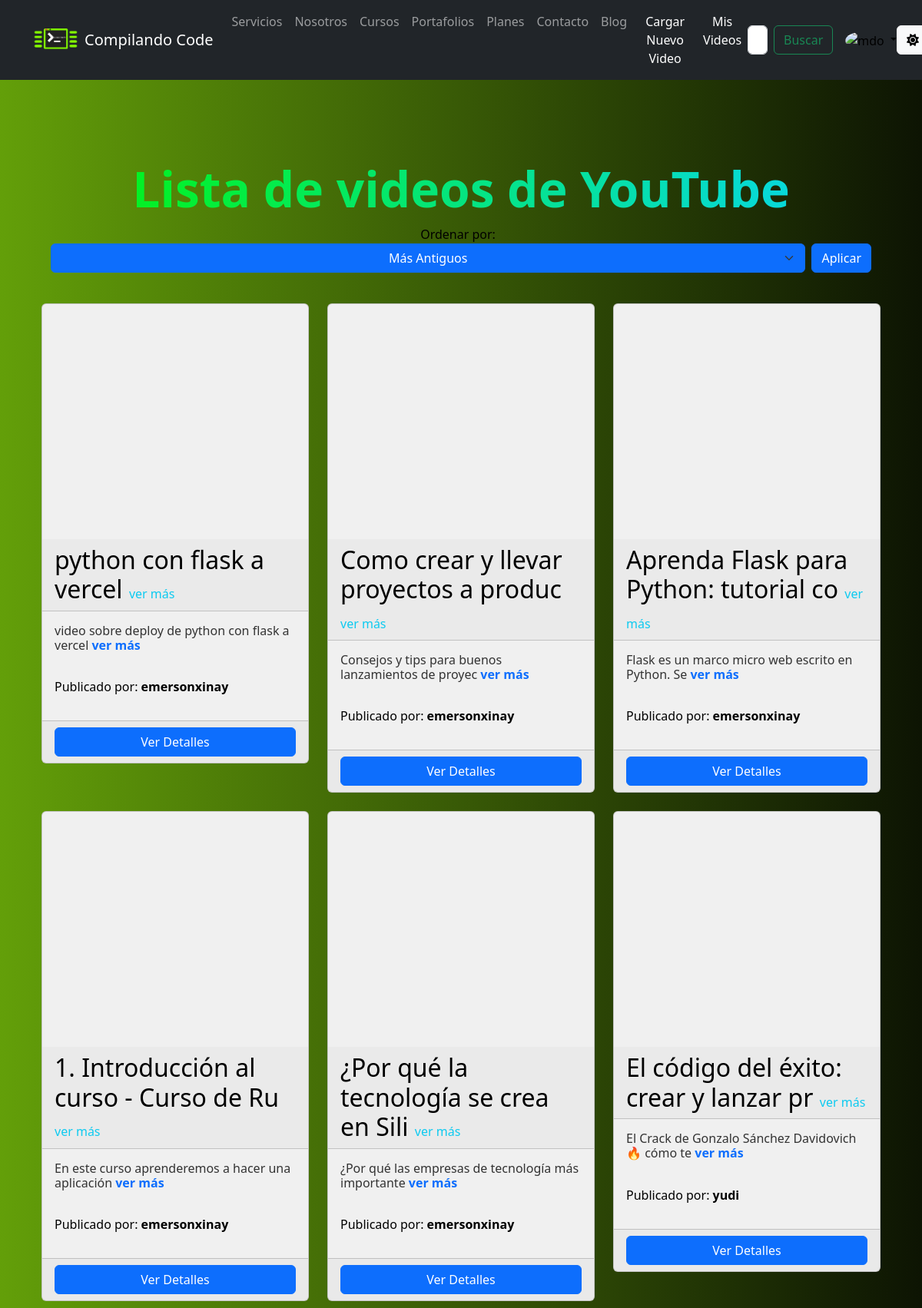
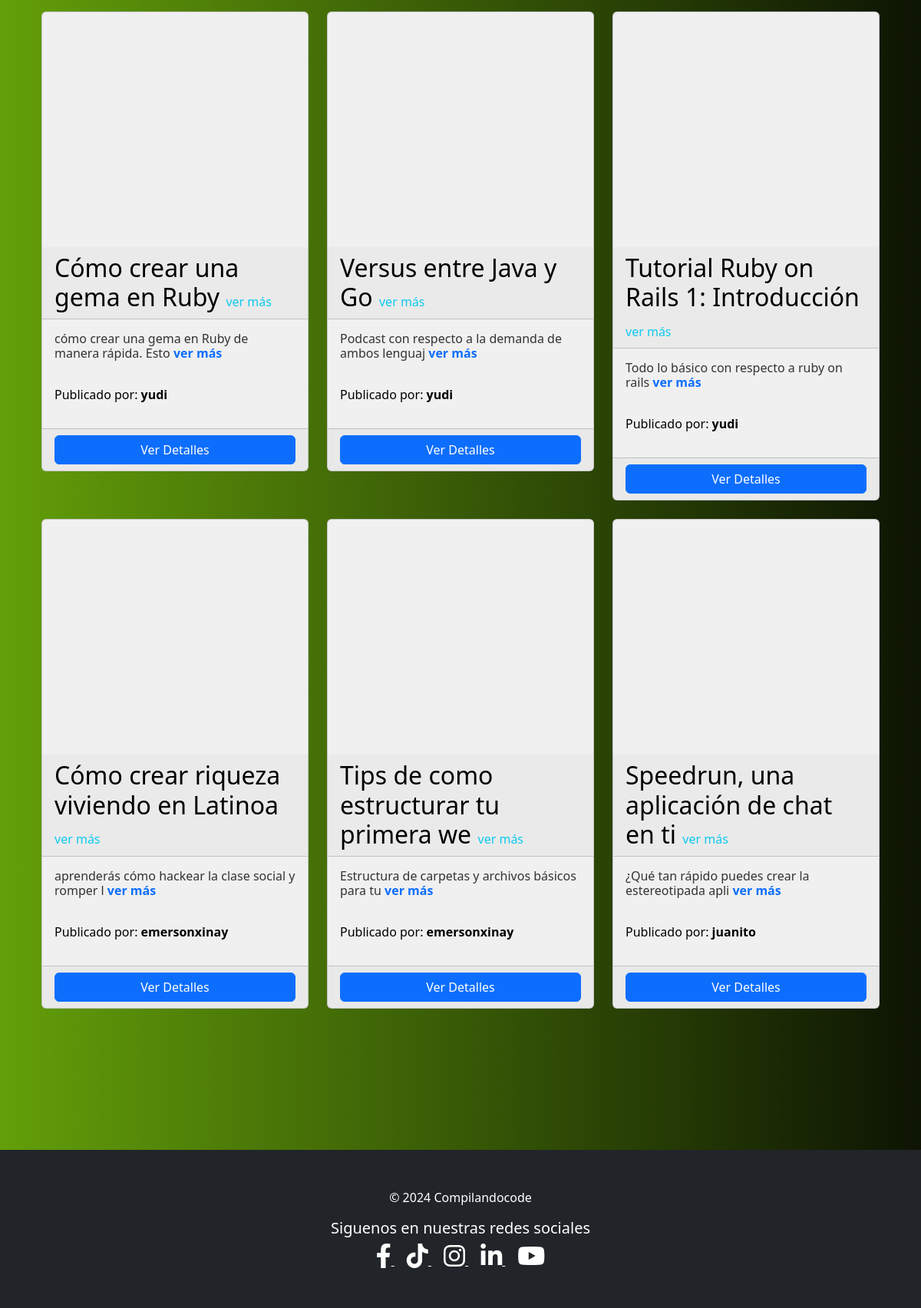
The app's page /index (signed in) with its own data (2 pictures, top to bottom).
### app.py (models this page shows, shortened)
class Video(db.Model):
    id = db.Column(db.Integer, primary_key=True)
    title = db.Column(db.String(255), nullable=False)
    description = db.Column(db.Text, nullable=True)
    youtube_url = db.Column(db.String(255), nullable=False)
    video_id = db.Column(db.String(255), nullable=False)
    fecha_creacion = db.Column(db.DateTime, default=datetime.utcnow)
    fecha_actualizacion = db.Column(
        db.DateTime, default=datetime.utcnow, onupdate=datetime.utcnow)
    user_id = db.Column(db.Integer, db.ForeignKey('user.id'), nullable=False)

class User(db.Model, UserMixin):
    id = db.Column(db.Integer, primary_key=True)
    username = db.Column(db.String(80), unique=True, nullable=False)
    password_hash = db.Column(db.String(120), nullable=False)
    profile_picture = db.Column(db.String(255), nullable=True)
    name = db.Column(db.String(255), nullable=True)
    description = db.Column(db.Text, nullable=True)
    videos = db.relationship('Video', backref='user', lazy=True)

### app.py (the view)
@app.route('/index')
def index():
    title = "Compilandocode"
    orden = request.args.get('orden', 'desc')
    if orden == 'asc':
        videos = Video.query.order_by(Video.id.asc()).all()
    else:
        videos = Video.query.order_by(Video.id.desc()).all()
    return render_template('index.html', videos=videos, embed_youtube_url=embed_youtube_url, title=title)

### app.py (called while the page is built)
def embed_youtube_url(youtube_url):
    if "youtube.com" in youtube_url:
        matches = re.search(
            r"(?:https?:\/\/)?(?:www\.)?youtu(?:\.be|be\.com)\/(?:watch\?v=)?([^\s&]+)", youtube_url)
        if matches:
            return f"https://www.youtube.com/embed/{matches.group(1)}"
    elif "youtu.be" in youtube_url:
        video_id = youtube_url.split("/")[-1]
        return f"https://www.youtube.com/embed/{video_id}"
    return None

@app.context_processor
def inject_now():
    return {'current_date': datetime.now()}

@login_manager.user_loader
def load_user(user_id):
    return User.query.get(int(user_id))

### templates/index.html (shortened to what this page needs)
{% extends "base.html" %} {% block principal %}
<div class="container mb-5 mt-5 py-0">
  <div class=" text-center">
    <h1 class="gradient-text">Lista de videos de YouTube</h1>
  </div>
  <div class="row mb-4 text-center ">
    <div class="  text-center">
      <form class="mb-3">
        <div class="d-flex justify-content-center align-items-center">
          <div class="col mx-2">
            <label for="ordenSelect" class="me-2">Ordenar por:</label>
            <div class="d-flex">
              <select
                id="ordenSelect"
                class="form-select btn btn-primary mx-1 d-block  "
                name="orden"
              >
                <option value="asc" class="btn btn-success">
                  Más Antiguos
                </option>
              </select>
              <button type="submit" class="btn btn-primary  mx-1 d-block ">
                Aplicar
              </button>
            </div>
          </div>
        </div>
      </form>
    </div>
  </div>
  <div class="row">
    {% for video in videos %}
    <div class="col-md-4">
      <div class="card mb-4">
        <div class="embed-responsive embed-responsive-16by9">
          <iframe
            class="embed-responsive-item"
            src="{{ embed_youtube_url(video.youtube_url) }}"
            frameborder="0"
            width="100%"
            height="300px"
            allowfullscreen
          ></iframe>
        </div>
        <h2 class="card-header title">
          {{ video.title[:38] }}
          <strong class="text-info">
            <a href="/video/{{ video.id }}" class="text-decoration-none h6"
              >ver más</a
            >
          </strong>
        </h2>
        <div class="card-body">
          <p class="card-text h6 description">
            {{ video.description[:50] }}
            <strong class="text-info">
              <a href="/video/{{ video.id }}" class="text-decoration-none"
                >ver más</a
              >
            </strong>
          </p>
          <br />
          <p class="title">
            Publicado por: <strong class=""> {{ video.user.username }} </strong>
          </p>
        </div>
        <div class="card-footer">
          <a
            href="/video/{{ video.id }}"
            class="btn btn-primary d-block mx-auto"
            >Ver Detalles</a
          >
        </div>
      </div>
    </div>
    {% endfor %}
  </div>
</div>
{% endblock %}

### templates/base.html (shortened to what this page needs)
<!DOCTYPE html>
<html lang="en">
  <head>
    <link
      rel="stylesheet"
      href="https://cdnjs.cloudflare.com/ajax/libs/font-awesome/6.2.0/css/all.min.css"
    />
    <link
      rel="stylesheet"
      href="{{url_for('static', filename='css/textos.css')}}"
    />
    <link
      rel="stylesheet"
      href="{{url_for('static', filename='css/style.css')}}"
    />
    <link
      href="https://cdn.jsdelivr.net/npm/bootstrap@5.3.2/dist/css/bootstrap.min.css"
      rel="stylesheet"
    />
  </head>
  <body>
    <div class="container-fluid bg-dark">{% include "shared/nav.html" %}</div>
    <main class="container servicios">
      <div class="principal py-0">{% block principal %}{% endblock %}</div>
    </main>
    <footer class="footer container-fluid bg-dark mt-5">
      {% include "shared/footer.html" %}
    </footer>
  </body>
</html>

### templates/shared/nav.html (shortened to what this page needs)
<nav class="navbar navbar-expand-md navbar-dark bg-dark fixed-top">
  <div class="container">
    <a
      class="navbar-brand d-flex align-items-center"
      href="{{ url_for('inicio') }}"
    >
      <img
        src="../../static/img/compilando-oficial-transparente.svg"
        class="nav-img"
        alt="logo compilandocode"
      />
      <span class="ms-2 d-none d-sm-inline">Compilando Code</span>
    </a>
    <div class="collapse navbar-collapse" id="navbarCollapse">
      <ul class="navbar-nav me-auto mb-2 mb-md-0">
        <li class="nav-item">
          <a class="nav-link" href="{{url_for('servicios')}}">Servicios</a>
        </li>
        <li class="nav-item">
          <a class="nav-link" href="{{url_for('nosotros')}}">Nosotros</a>
        </li>
        <li class="nav-item">
          <a class="nav-link" href="{{url_for('cursos')}}">Cursos</a>
        </li>
        <li class="nav-item">
          <a class="nav-link" href="{{url_for('portafolios')}}">Portafolios</a>
        </li>
        <li class="nav-item">
          <a class="nav-link" href="{{url_for('planes')}}">Planes</a>
        </li>
        <li class="nav-item">
          <a class="nav-link" href="{{url_for('contacto')}}">Contacto</a>
        </li>
        <li class="nav-item">
          <a class="nav-link" href="{{url_for('blog')}}">Blog</a>
        </li>
        {% if current_user.is_authenticated %}
        <li class="nav-item">
          <a
            class="nav-link btn btn-info text-white ms-md-2"
            href="{{ url_for('upload_video') }}"
            >Cargar Nuevo Video</a
          >
        </li>
        <li class="nav-item">
          <a
            class="nav-link btn btn-primary text-white ms-md-2"
            href="{{ url_for('mis_videos') }}"
            >Mis Videos</a
          >
        </li>
        {% endif %}
      </ul>
      <form
        class="d-flex ms-auto"
        role="search"
        action="{{ url_for('search') }}"
        method="GET"
      >
        <input
          class="form-control me-2"
          type="search"
          name="query"
          placeholder="Buscar..."
          aria-label="Search"
        />
        <button class="btn btn-outline-success" type="submit">Buscar</button>
      </form>
      {% if current_user.is_authenticated %}
      <div class="dropdown ms-3">
        <a
          href="#"
          class="d-block link-body-emphasis text-decoration-none dropdown-toggle"
          data-bs-toggle="dropdown"
          aria-expanded="false"
        >
          <img
            src="https://avatars.githubusercontent.com/u/51926375?v=4"
            alt="mdo"
            width="32"
            height="32"
            class="rounded-circle"
          />
        </a>
      </div>
      {% endif %}
    </div>
    <button id="toggle-mode" class="btn btn-light ms-3">
      <i class="fas fa-sun"></i>
    </button>
  </div>
</nav>

### templates/shared/footer.html
<footer class="container py-3 my-4">
  <p class="text-center  text-white">
    © {{ current_date.year }} Compilandocode
  </p>
  <div class="row">
    <div class="col">
      <h5>Siguenos en nuestras redes sociales</h5>
      <a
        href="https://facebook.com/compilandocode"
        target="_blank"
        class="text-white mx-2"
      >
        <i class="fab fa-facebook-f fa-2x"></i>
      </a>
      <a
        href="https://tiktok.com/@compilandocode"
        target="_blank"
        class="text-white mx-2"
      >
        <i class="fab fa-tiktok fa-2x"></i>
      </a>
      <a
        href="https://instagram.com/compilandocode"
        target="_blank"
        class="text-white mx-2 "
      >
        <i class="fab fa-instagram fa-2x"></i>
      </a>
      <a
        href="https://www.linkedin.com/company/compilandocode/"
        target="_blank"
        class="text-white mx-2"
      >
        <i class="fab fa-linkedin-in fa-2x"></i>
      </a>
      <a
        href="https://www.youtube.com/@compilandocode"
        target="_blank"
        class="text-white mx-2"
      >
        <i class="fab fa-youtube fa-2x"></i>
      </a>
    </div>
  </div>
</footer>

### static/css/textos.css (style rules this page uses)
.gradient-text { font-size: 4em; font-weight: bold; color: white; background: linear-gradient(90deg, #02f50b, #08d5f4, #0502c1); background-size: 200% 200%; background-clip: text; -webkit-background-clip: text; color: transparent; animation: gradientAnimation 2s infinite; }

### static/css/style.css (style rules this page uses)
body { position: relative; min-height: 100vh; margin: 0; padding: 0; }
main { margin-top: 6em; padding: 4em; }
.footer { position: relative; bottom: 0; background-color: #333; color: #fff; text-align: center; padding: 10px 0; }
.day-mode { background: linear-gradient(to right, #639F09, #0D1403); color: #000; }
.day-mode .title { color: #000; }
.day-mode .description { color: #333; }
.day-mode .card { background-color: #f0f0f0; }
.nav-img { width: 3em; }

### records on screen
Video: title "python con flask a vercel", description "video sobre deploy de python con flask a vercel", user.username "emersonxinay"
Video: title "Como crear y llevar proyectos a produc", description "Consejos y tips para buenos lanzamientos de proyec", user.username "emersonxinay"
Video: title "Aprenda Flask para Python: tutorial co", description "Flask es un marco micro web escrito en Python. Se", user.username "emersonxinay"
Video: title "1. Introducción al curso - Curso de Ru", description "En este curso aprenderemos a hacer una aplicación", user.username "emersonxinay"
Video: title "¿Por qué la tecnología se crea en Sili", description "¿Por qué las empresas de tecnología más importante", user.username "emersonxinay"
Video: title "El código del éxito: crear y lanzar pr", description "El Crack de Gonzalo Sánchez Davidovich 🔥 cómo te", user.username "yudi"
Video: title "Cómo crear una gema en Ruby", description "cómo crear una gema en Ruby de manera rápida. Esto", user.username "yudi"
Video: title "Versus entre Java y Go", description "Podcast con respecto a la demanda de ambos lenguaj", user.username "yudi"
Video: title "Tutorial Ruby on Rails 1: Introducción", description "Todo lo básico con respecto a ruby on rails", user.username "yudi"
Video: title "Cómo crear riqueza viviendo en Latinoa", description "aprenderás cómo hackear la clase social y romper l", user.username "emersonxinay"
Video: title "Tips de como estructurar tu primera we", description "Estructura de carpetas y archivos básicos para tu", user.username "emersonxinay"
Video: title "Speedrun, una aplicación de chat en ti", description "¿Qué tan rápido puedes crear la estereotipada apli", user.username "juanito"
